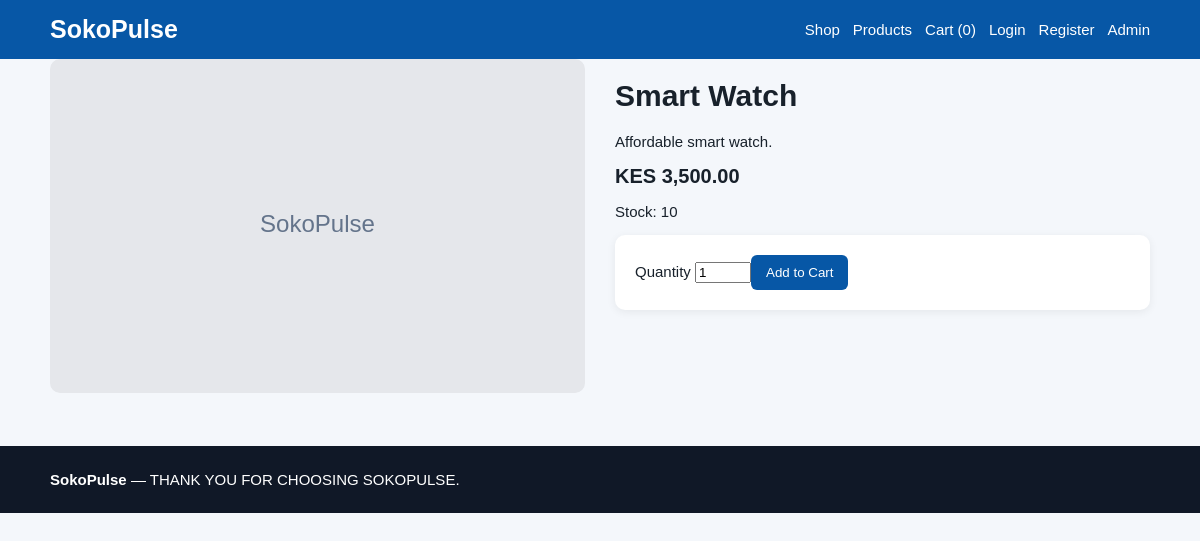
/product.php?id=2, run on the app's committed database.
### tables this page shows
CREATE TABLE products(id INT AUTO_INCREMENT PRIMARY KEY,name VARCHAR(150) NOT NULL,description TEXT,price DECIMAL(12,2) NOT NULL,stock INT NOT NULL DEFAULT 0,image VARCHAR(255) DEFAULT 'assets/placeholder.svg',active TINYINT(1) NOT NULL DEFAULT 1,created_at TIMESTAMP DEFAULT CURRENT_TIMESTAMP);

### includes/db.php (called while the page is built, shortened)
<?php
function db():PDO{static $p=null;if($p)return $p;$p=new PDO('mysql:host='.DB_HOST.';dbname='.DB_NAME.';charset=utf8mb4',DB_USER,DB_PASS,[PDO::ATTR_ERRMODE=>PDO::ERRMODE_EXCEPTION,PDO::ATTR_DEFAULT_FETCH_MODE=>PDO::FETCH_ASSOC,PDO::ATTR_EMULATE_PREPARES=>false]);return $p;}

### product.php (the view)
<?php require_once 'includes/db.php';$s=db()->prepare('SELECT * FROM products WHERE id=? AND active=1');$s->execute([(int)($_GET['id']??0)]);$p=$s->fetch();if(!$p){http_response_code(404);exit('Product not found');}$title=$p['name'].' - '.APP_NAME;include 'includes/header.php';?><div class="product"><div><img src="<?=htmlspecialchars($p['image'])?>"></div><div><h1><?=htmlspecialchars($p['name'])?></h1><p><?=nl2br(htmlspecialchars($p['description']))?></p><div class="price">KES <?=number_format($p['price'],2)?></div><p>Stock: <?=$p['stock']?></p><form method="post" action="cart.php"><input type="hidden" name="action" value="add"><input type="hidden" name="product_id" value="<?=$p['id']?>"><label>Quantity <input type="number" name="quantity" min="1" max="<?=$p['stock']?>" value="1"></label><button class="btn">Add to Cart</button></form></div></div><?php include 'includes/footer.php';?>

### assets/style.css (style rules this page uses)
* { box-sizing:border-box }
body { margin:0;font:15px Arial;background:#f4f7fb;color:#18212b }
.card,form { background:#fff;padding:20px;border-radius:10px;box-shadow:0 2px 10px #0001 }
.price { font-size:20px;font-weight:700;margin:10px 0 }
.btn { display:inline-block;background:#0757a6;color:#fff;border:0;border-radius:6px;padding:10px 15px;text-decoration:none;cursor:pointer }
.product { display:grid;grid-template-columns:1fr 1fr;gap:30px }
.product img { width:100%;max-height:420px;object-fit:cover;border-radius:10px }

### data on the page
products: image (placeholder picture), name "Smart Watch", description "Affordable smart watch.", price "3,500.00", stock "10"

### other printed values
$cc "0"
